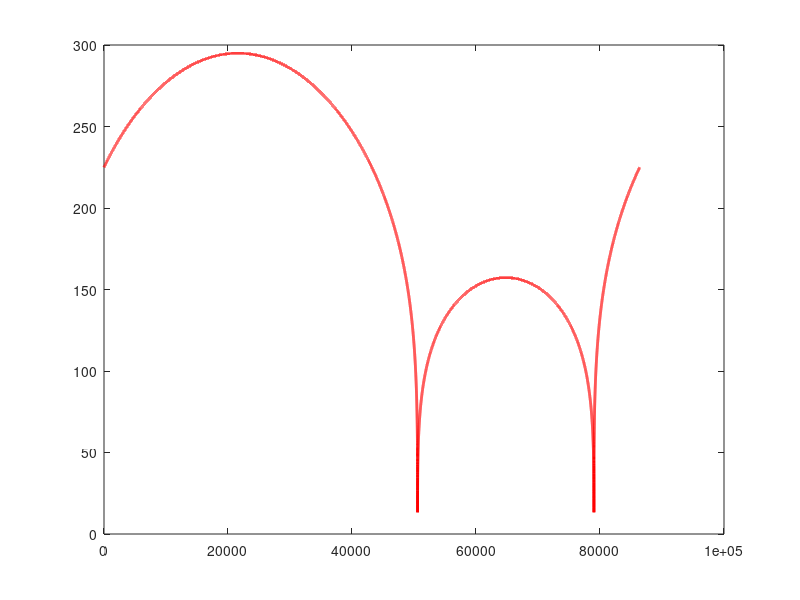

MATLAB code for this plot: (Note: this script raises an error after producing the figure.)
%% Clean Up
clear; close all; clc;


%% Parameters
%Constants
sigma = 5.67 * 10^-8;

%Radiator params
area = 0.2863;
alphaSolar = 0.2;
alphaIR = 0.85;
epsilon = 0.85;
fluxEq = 1361;
fluxSum = 1361 - 0.033*1361; %3.3 variation in flux
fluxWin = 1361 + 0.033*1361; %3.3 variation in flux

%Angle of earth's tilt
tilt = 23.5*pi/180;

%Length of time in the shadow
timeInShadow = 1.146 * 60 * 60; %seconds in the shadow

%% Energy Balance Equations
time = 1:24*3600;
theta = linspace(0, 2*pi, length(time));

%%%%SUMMER SOLSTICE
%%Operation
TempSS_Op = ((1/(area*epsilon*sigma))*(20 + alphaSolar*fluxSum*area*cos(tilt)*sin(theta) + 63*area*alphaIR)).^(1/4);

%%Survival
TempSS_S = ((1/(area*epsilon*sigma))*(alphaSolar*fluxSum*area*cos(tilt)*sin(theta) + 63*area*alphaIR)).^(1/4);

%%%%WINTER SOLSTICE
%%Operation
TempWS_Op = ((1/(area*epsilon*sigma))*(20 + alphaSolar*fluxSum*area*cos(tilt)*sin(theta) + 88*area*alphaIR)).^(1/4);

%%Survival
TempWS_S = ((1/(area*epsilon*sigma))*(alphaSolar*fluxSum*area*cos(tilt)*sin(theta) + 88*area*alphaIR)).^(1/4);


%%%%EQUINOX
%%Operation
TempE_Op = ((1/(area*epsilon*sigma))*(20 + alphaSolar*fluxSum*area*sin(theta) + 75.5*area*alphaIR)).^(1/4);
%Eclipse


%%Survival
TempE_S = ((1/(area*epsilon*sigma))*(alphaSolar*fluxSum*area*sin(theta) + 75.5*area*alphaIR)).^(1/4);
%Eclipse


%% Plotting
%%%%SUMMER SOLSTICE
%Summer Solstice Operational
figure();
plot(time, TempSS_Op, 'linewidth', 2, 'color', 'r');

yline(20 + 273, 'linewidth', 2);
yline(30 + 273, 'linewidth', 2);

%Summer Solstice Survival
figure();
plot(time, TempSS_S, 'linewidth', 2, 'color', 'r');

yline(-40 + 273, 'linewidth', 2);


%%%%WINTER SOLSTICE
%Operational
figure();
plot(time, TempWS_Op, 'linewidth', 2, 'color', 'r');

yline(20 + 273, 'linewidth', 2);
yline(30 + 273, 'linewidth', 2);

%Survival

figure();
plot(time, TempWS_S, 'linewidth', 2, 'color', 'r');

yline(-40 + 273, 'linewidth', 2);


%%%%EQUINOX
%Operational
figure();
plot(time, TempE_Op, 'linewidth', 2, 'color', 'r');

yline(20 + 273, 'linewidth', 2);
yline(30 + 273, 'linewidth', 2);

%Survival

figure();
plot(time, TempE_S, 'linewidth', 2, 'color', 'r');

yline(-40 + 273, 'linewidth', 2);



